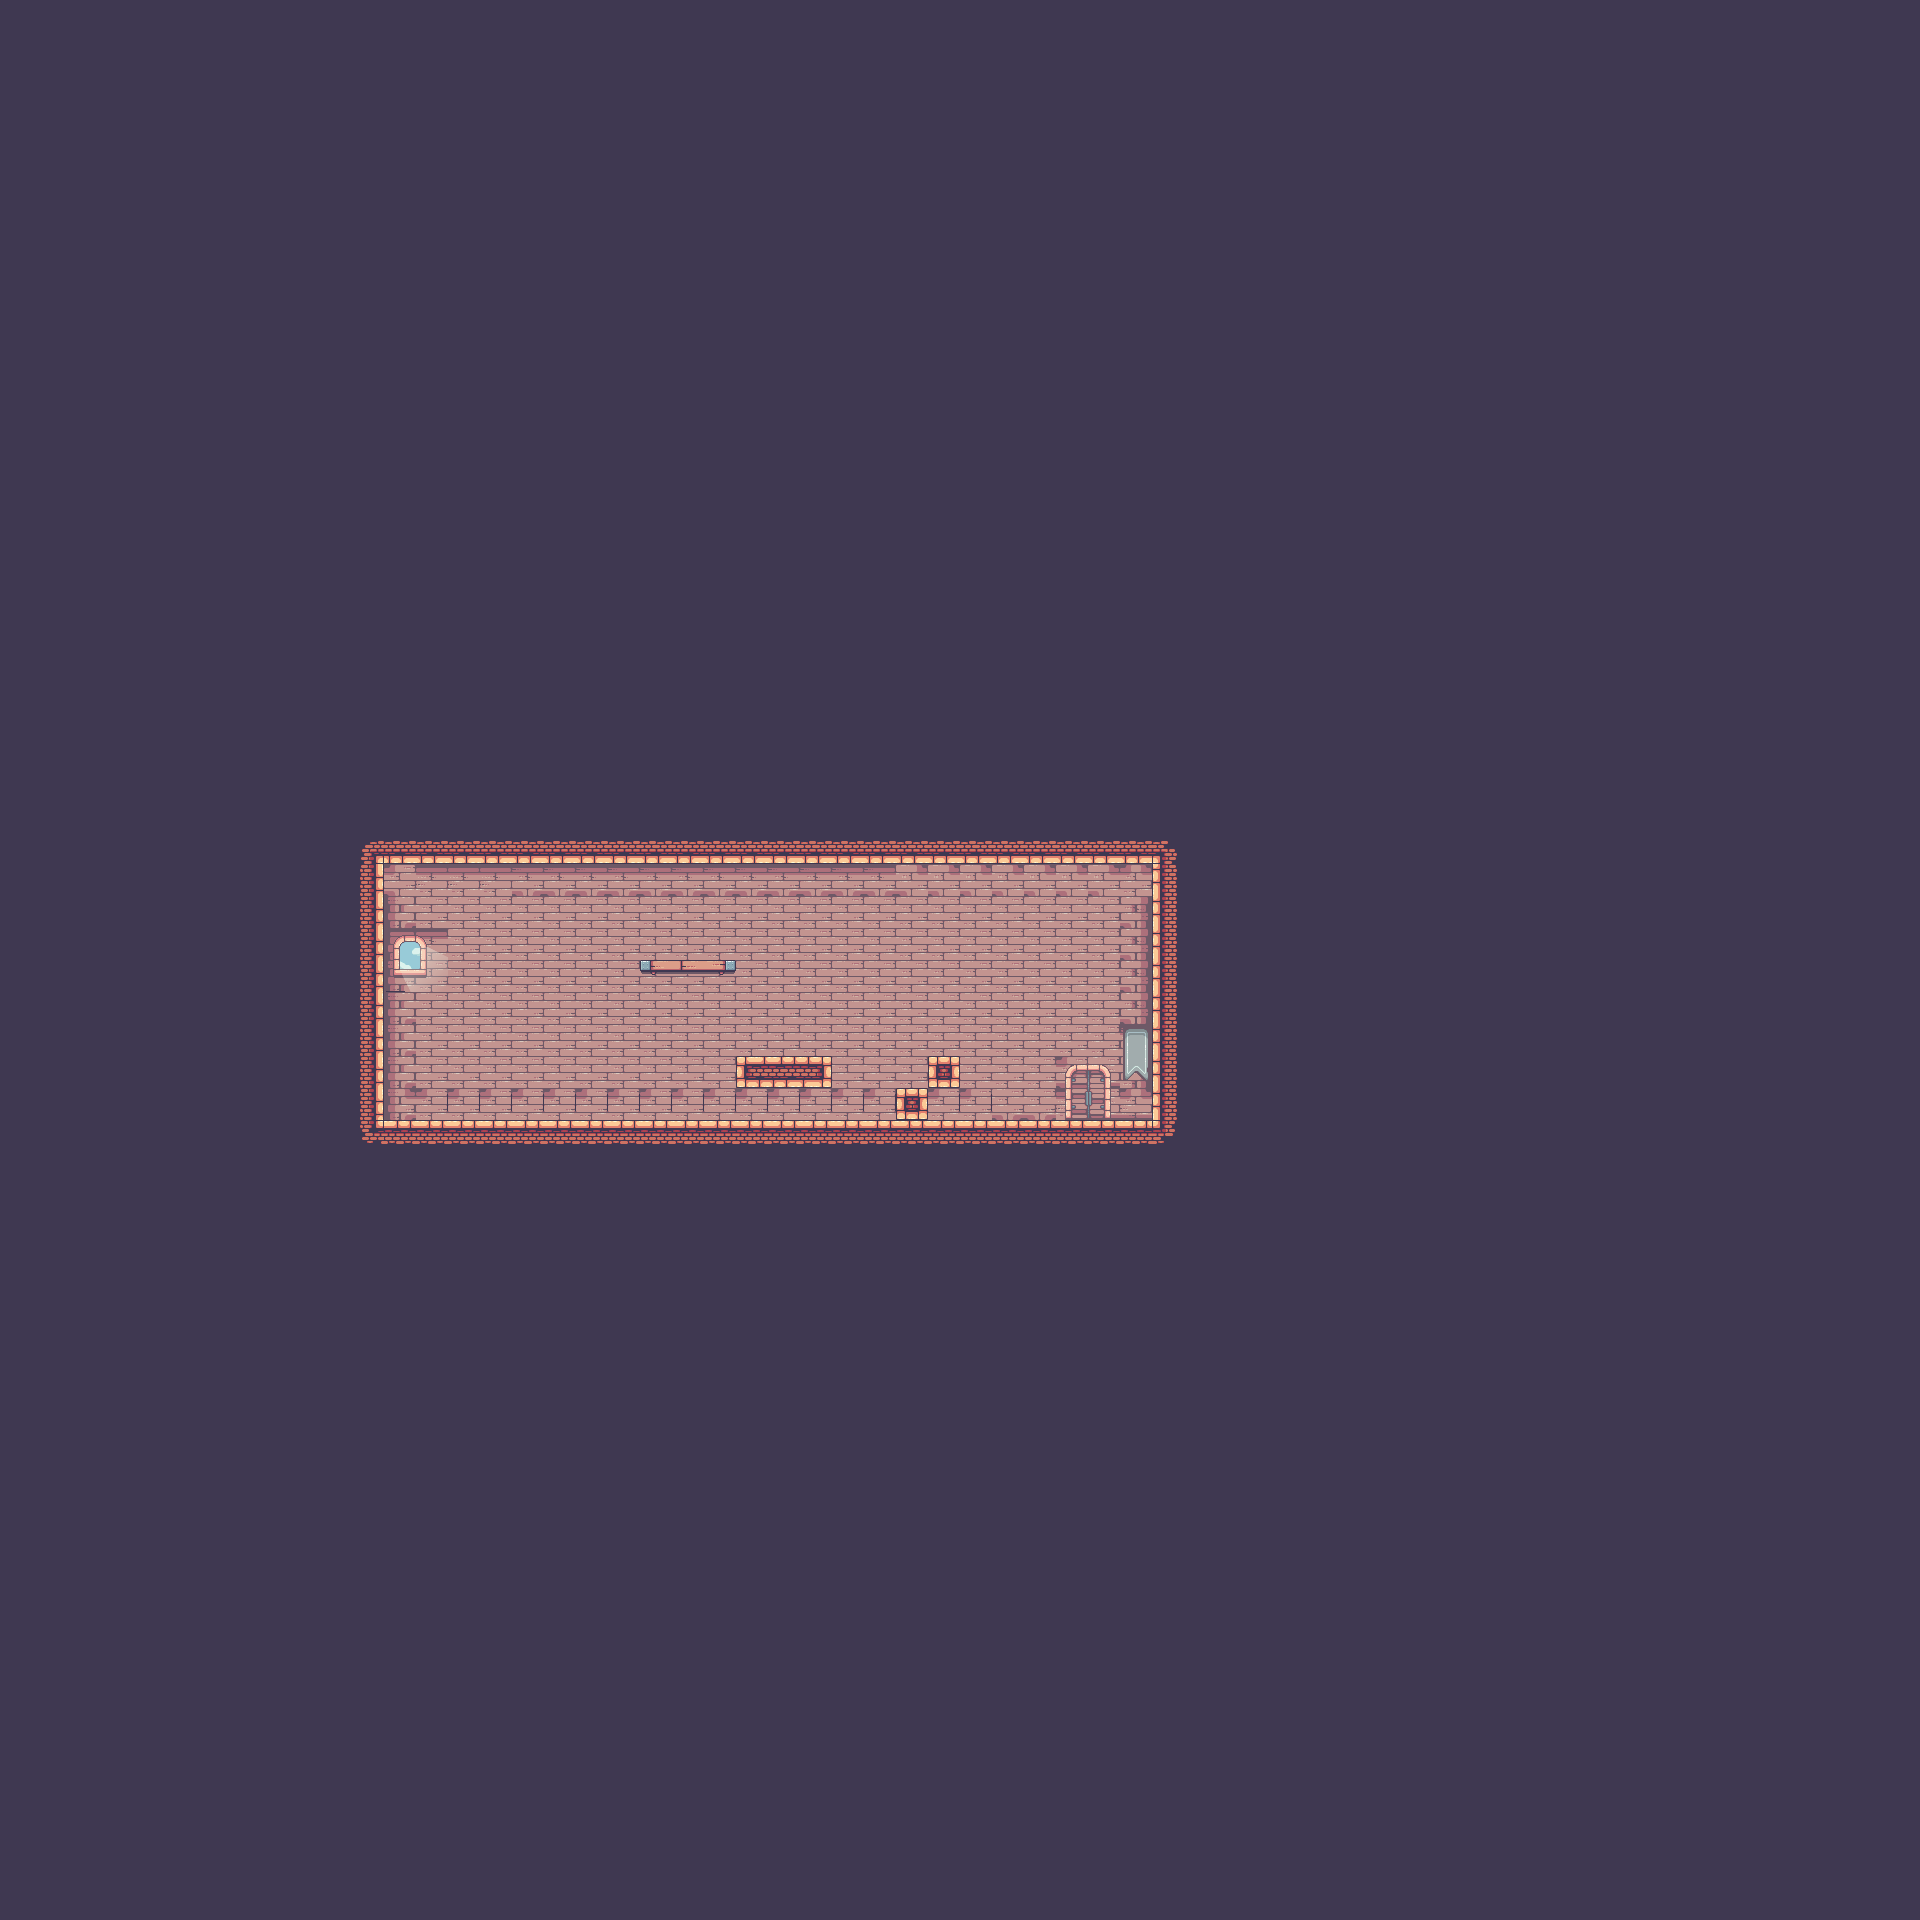

Tiled map render using the project's own tile images. Description and the map definition, with tile-layer contents summarised, below:
An orthogonal 60x60 tile map with 32x32 px tiles, 3 tile layers (BG, Collision, Decoration) and 26 objects (King, Exit).

<map version="1.10" tiledversion="1.10.2" orientation="orthogonal" renderorder="right-down" width="60" height="60" tilewidth="32" tileheight="32" infinite="0" nextlayerid="11" nextobjectid="15">
 <editorsettings>
  <export target="stage1.json" format="json" />
 </editorsettings>
 <tileset firstgid="1" name="tilesets" tilewidth="32" tileheight="32" tilecount="1128" columns="47">
  <image source="../tilesets/tilesets.png" width="1504" height="768" />
  <tile id="565">
   <objectgroup draworder="index" id="2">
    <object id="1" x="0" y="0" width="32" height="32" />
    <object id="2" x="0" y="0" width="32" height="32" />
    <object id="3" x="0" y="0" width="32" height="32" />
   </objectgroup>
  </tile>
  <tile id="566">
   <objectgroup draworder="index" id="2">
    <object id="1" x="0" y="0" width="32" height="32" />
   </objectgroup>
  </tile>
  <tile id="567">
   <objectgroup draworder="index" id="2">
    <object id="1" x="0" y="0" width="32" height="32" />
   </objectgroup>
  </tile>
  <tile id="612">
   <objectgroup draworder="index" id="2">
    <object id="2" x="0" y="0" width="32" height="32" />
   </objectgroup>
  </tile>
  <tile id="614">
   <objectgroup draworder="index" id="2">
    <object id="1" x="0" y="0" width="32" height="32" />
   </objectgroup>
  </tile>
  <tile id="659">
   <objectgroup draworder="index" id="2">
    <object id="1" x="0" y="0" width="32" height="32" />
   </objectgroup>
  </tile>
  <tile id="660">
   <objectgroup draworder="index" id="2">
    <object id="1" x="0" y="0" width="32" height="32" />
   </objectgroup>
  </tile>
  <tile id="661">
   <objectgroup draworder="index" id="2">
    <object id="1" x="0" y="0" width="32" height="32" />
    <object id="2" x="0" y="0" width="32" height="32" />
    <object id="3" x="0" y="0" width="32" height="32" />
   </objectgroup>
  </tile>
  <tile id="712">
   <objectgroup draworder="index" id="2">
    <object id="1" x="0" y="0" width="32" height="32" />
   </objectgroup>
  </tile>
  <tile id="713">
   <objectgroup draworder="index" id="2">
    <object id="1" x="0" y="0" width="32" height="32" />
   </objectgroup>
  </tile>
  <tile id="753">
   <objectgroup draworder="index" id="2">
    <object id="1" x="0" y="0" width="32" height="32" />
   </objectgroup>
  </tile>
  <tile id="754">
   <objectgroup draworder="index" id="2">
    <object id="1" x="0" y="0" width="32" height="32" />
   </objectgroup>
  </tile>
  <tile id="755">
   <objectgroup draworder="index" id="2">
    <object id="1" x="0" y="0" width="32" height="32" />
   </objectgroup>
  </tile>
  <tile id="757">
   <objectgroup draworder="index" id="2">
    <object id="1" x="0" y="0" width="32" height="32" />
   </objectgroup>
  </tile>
  <tile id="759">
   <objectgroup draworder="index" id="2">
    <object id="1" x="0" y="0" width="32" height="32" />
   </objectgroup>
  </tile>
  <tile id="760">
   <objectgroup draworder="index" id="2">
    <object id="1" x="0" y="0" width="32" height="32" />
   </objectgroup>
  </tile>
 </tileset>
 <layer id="1" name="BG" width="60" height="60">
  <data>[3600 cells, 3600 non-empty, 1 distinct tile ids]</data>
 </layer>
 <layer id="3" name="Collision" width="60" height="60">
  <data>[3600 cells, 264 non-empty, 32 distinct tile ids]</data>
 </layer>
 <layer id="10" name="Decoration" width="60" height="60">
  <data>[3600 cells, 11 non-empty, 11 distinct tile ids]</data>
 </layer>
 <objectgroup id="4" name="Pig" class="Pig">
  <object id="1" x="785.882" y="1041.18">
   <point />
  </object>
  <object id="2" x="864.706" y="1108.24">
   <point />
  </object>
  <object id="3" x="589.412" y="1103.53">
   <point />
  </object>
 </objectgroup>
 <objectgroup id="5" name="King" class="King">
  <object id="4" name="King" x="483.529" y="1052.94">
   <point />
  </object>
 </objectgroup>
 <objectgroup id="6" name="Diamond">
  <object id="5" x="944.706" y="1037.65">
   <point />
  </object>
 </objectgroup>
 <objectgroup id="8" name="Exit">
  <object id="8" name="Exit" x="1065.88" y="1076.47" width="44.06" height="45.65" visible="0" />
 </objectgroup>
</map>
